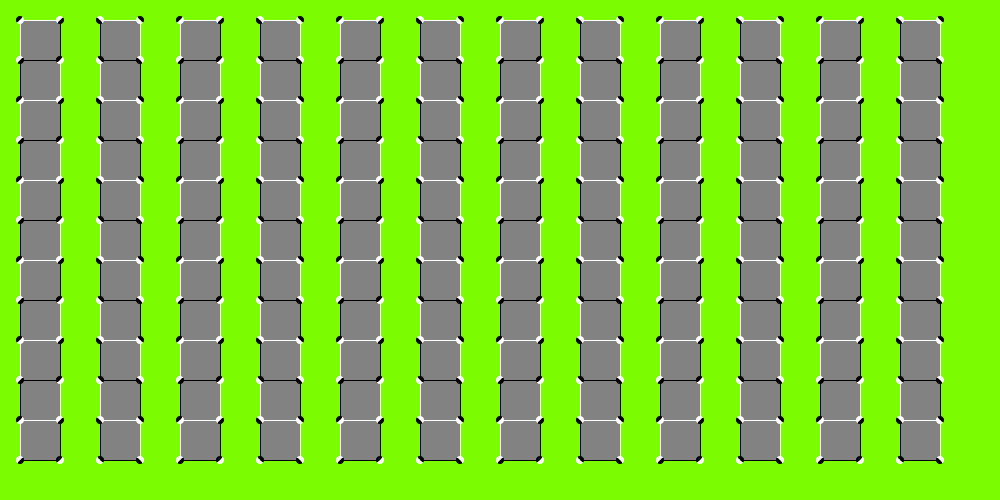
Frame 1 (no input)
Frame 60 (the mouse pressed at the canvas centre just before this capture): identical to frame 1, image omitted
Frame 120 (the mouse held since frame 60 and released just before this capture): identical to frame 1, image omitted

The Processing sketch that drew this single still picture (run headless with seeded random() and noise(); from frame 60 on, the mouse is pressed at the canvas centre):

// Processing sketch: Ilusion4
// ── Ilusion4.pde
float mini;
int c=0;
int d = 0;
void setup() {
  size(1000, 500);
  mini=7;
}

void draw() {
  fill(130);
  stroke(255);
  background(124,252,0);

  for (int i = 20; i<width-20; i+=80) {
    c=0;
    for (int j = 20; j<height-40; j+=40) {
      if (c%2 == 0) {
        stroke(255);
      } else {
        stroke(0);
      }
      rect(i, j, 40, 40);

      c++;
    }
  }


  for (int i = 20; i<width-20; i+=160) {
    c=0;
    for (int j = 20; j<height-40; j+=40) {

      if (c%2 == 0) {
        stroke(0);
      } else {
        stroke(255);
      }
      line(i+40, j, i+40, j+40);
      line(i+80, j, i+80, j+40);
      line(i,j+40,i+40,j+40);
      line(i+80,j+40,i+120,j+40);
      c++;
    }
  }


  for (int i = 20; i<width-20; i+=160) {
    d=0;
    for (int j = 20; j<height-30; j+=40) {
      if (d%2 == 0) {
        fill(0);
        stroke(0);
        arc(i, j, mini, mini, 3*PI/4, 7*PI/4);
        fill(255);
        stroke(255);
        arc(i, j, mini, mini, -1*PI/4, 3*PI/4);

        fill(0);
        stroke(0);
        arc(i+40, j, mini, mini, -1*PI/4, 3*PI/4);
        fill(255);
        stroke(255);
        arc(i+40, j, mini, mini, 3*PI/4, 7*PI/4);
      } else {
        fill(0);
        stroke(0);
        arc(i+40, j, mini, mini, 3*PI/4, 7*PI/4);
        fill(255);
        stroke(255);
        arc(i+40, j, mini, mini, -1*PI/4, 3*PI/4);

        fill(0);
        stroke(0);
        arc(i, j, mini, mini, -1*PI/4, 3*PI/4);
        fill(255);
        stroke(255);
        arc(i, j, mini, mini, 3*PI/4, 7*PI/4);
      }
      d++;
    }
  }

  for (int i = 100; i<width-20; i+=160) {
    d=0;
    for (int j = 20; j<height-30; j+=40) {
      if (d%2 == 0) {
        fill(0);
        stroke(0);
        arc(i, j, mini, mini, 1*PI/4, 5*PI/4);
        fill(255);
        stroke(255);
        arc(i, j, mini, mini, 5*PI/4, 9*PI/4);

        fill(0);
        stroke(0);
        arc(i+40, j, mini, mini, 5*PI/4, 9*PI/4);
        fill(255);
        stroke(255);
        arc(i+40, j, mini, mini, 1*PI/4, 5*PI/4);
      } else {
        fill(0);
        stroke(0);
        arc(i+40, j, mini, mini, 1*PI/4, 5*PI/4);
        fill(255);
        stroke(255);
        arc(i+40, j, mini, mini, 5*PI/4, 9*PI/4);

        fill(0);
        stroke(0);
        arc(i, j, mini, mini, 5*PI/4, 9*PI/4);
        fill(255);
        stroke(255);
        arc(i, j, mini, mini, 1*PI/4, 5*PI/4);
      }
      d++;
    }
  }
}
